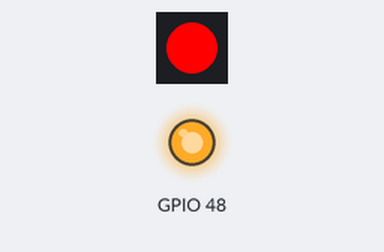
A program run on a simulated ESP32. On the bench: 1 RGB LEDs in strip order, left to right, output pins drawn as LEDs (lit = HIGH).

Above: at 1.0 s.
At 5.0 s:
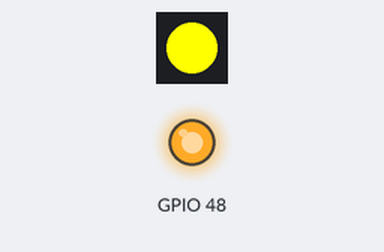
At 7.0 s:
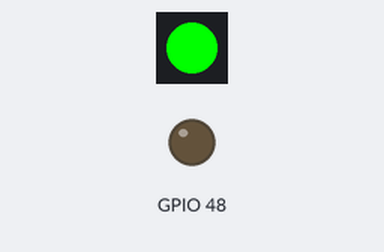
At 13.0 s:
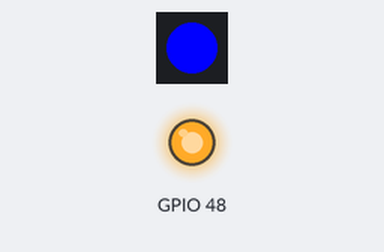
Timing chart, 0 to 19.5 s (numbered marks = the images above):
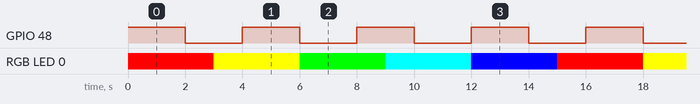

The program:

main.cpp
```cpp
#include <Arduino.h>
#include <Adafruit_NeoPixel.h>

#define NEO_PIN 45
#define LED_COUNT 1

void task_led_blinky(void *pvParameters)
{
  pinMode(GPIO_NUM_48, OUTPUT);

  while (1)
  {
    // LED sang 2 giay
    digitalWrite(GPIO_NUM_48, HIGH);
    vTaskDelay(pdMS_TO_TICKS(2000));

    // LED tat 2 giay
    digitalWrite(GPIO_NUM_48, LOW);
    vTaskDelay(pdMS_TO_TICKS(2000));
  }
}

void task_neo_rainbow(void *pvParameters)
{
  Adafruit_NeoPixel strip(
      LED_COUNT, NEO_PIN, NEO_GRB + NEO_KHZ800);

  strip.begin();
  strip.clear();
  strip.show();

  while (1)
  {
    // 1. DO
    strip.setPixelColor(0, strip.Color(255, 0, 0));
    strip.show();
    vTaskDelay(pdMS_TO_TICKS(3000));

    // 2. VANG
    strip.setPixelColor(0, strip.Color(255, 255, 0));
    strip.show();
    vTaskDelay(pdMS_TO_TICKS(3000));

    // 3. XANH LA
    strip.setPixelColor(0, strip.Color(0, 255, 0));
    strip.show();
    vTaskDelay(pdMS_TO_TICKS(3000));

    // 4. XANH NGOC
    strip.setPixelColor(0, strip.Color(0, 255, 255));
    strip.show();
    vTaskDelay(pdMS_TO_TICKS(3000));

    // 5. XANH DUONG
    strip.setPixelColor(0, strip.Color(0, 0, 255));
    strip.show();
    vTaskDelay(pdMS_TO_TICKS(3000));
  }
}

void setup()
{
  Serial.begin(115200);

  xTaskCreate(
      task_led_blinky,
      "LED Blinky",
      2048,
      NULL,
      2,
      NULL);

  xTaskCreate(
      task_neo_rainbow,
      "NEO Rainbow",
      2048,
      NULL,
      2,
      NULL);
}

void loop()
{
}
```

Measured:
- by itself, GPIO 48: alternates HIGH for 2.0 s and LOW for 2.0 s
- by itself, RGB LED 0: repeats every 15.0 s: RGB(255, 255, 0) 3.0 s, RGB(0, 255, 0) 3.0 s, RGB(0, 255, 255) 3.0 s, RGB(0, 0, 255) 3.0 s, RGB(255, 0, 0) 3.0 s
